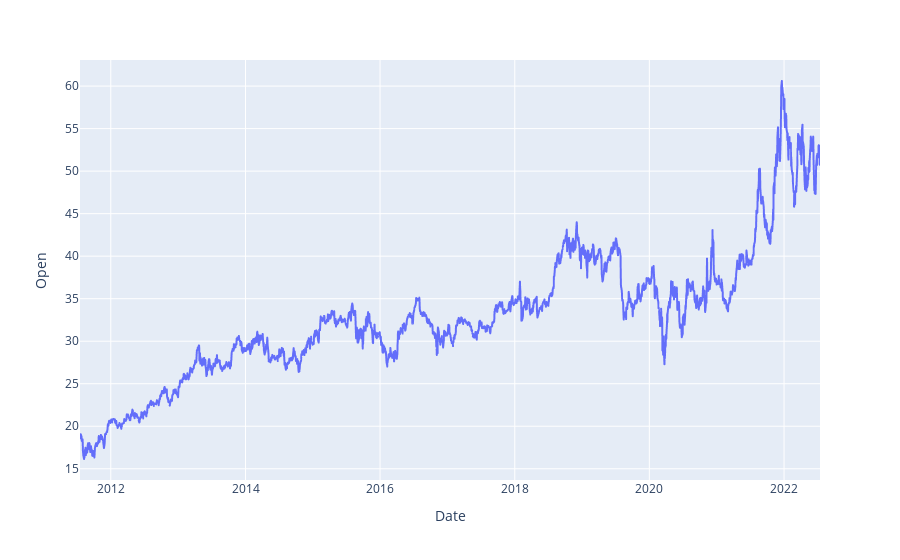

Source (notebook cell):
### Code cell
pe.line(  y='Open', data_frame=df  )

### Figure 1 — Plotly figure (JSON) as saved in the notebook; plotly's stock layout.template omitted (floating-point values rounded to 4 significant figures; data arrays with more than 128 entries replaced by an {"elided": "..."} marker saying what was removed)
{"data": [{"hovertemplate": "Date=%{x}<br>Open=%{y}<extra></extra>", "legendgroup": "", "line": {"color": "#636efa", "dash": "solid"}, "marker": {"symbol": "circle"}, "mode": "lines", "name": "", "showlegend": false, "type": "scattergl", "x": {"elided": "2768 str values"}, "xaxis": "x", "y": {"elided": "2768 float values"}, "yaxis": "y"}], "layout": {"legend": {"tracegroupgap": 0}, "margin": {"t": 60}, "xaxis": {"anchor": "y", "domain": [0, 1], "title": {"text": "Date"}}, "yaxis": {"anchor": "x", "domain": [0, 1], "title": {"text": "Open"}}}}
